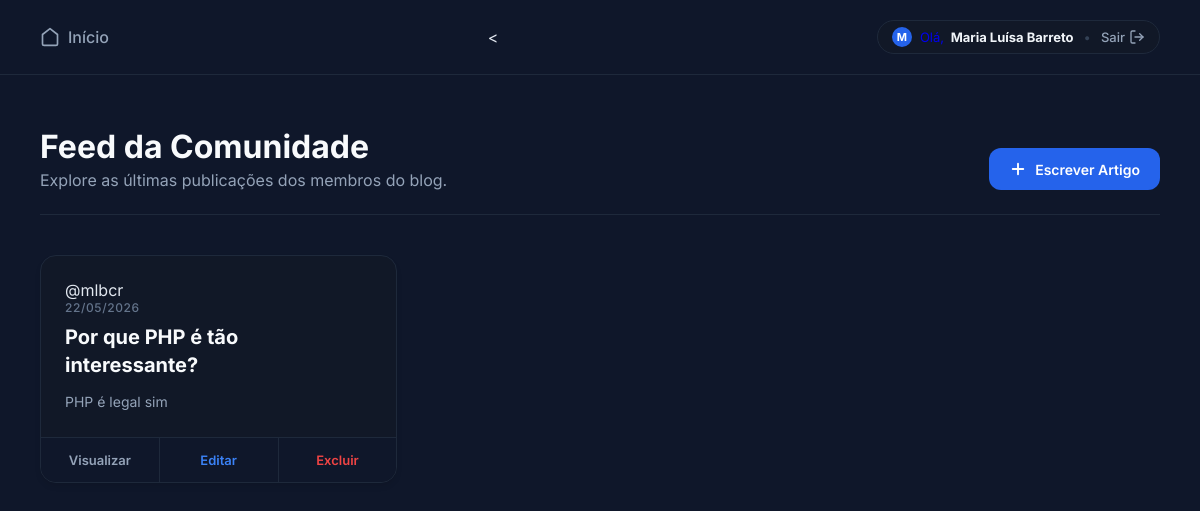
The app's page /cms/admin/index.php (signed in), older data.
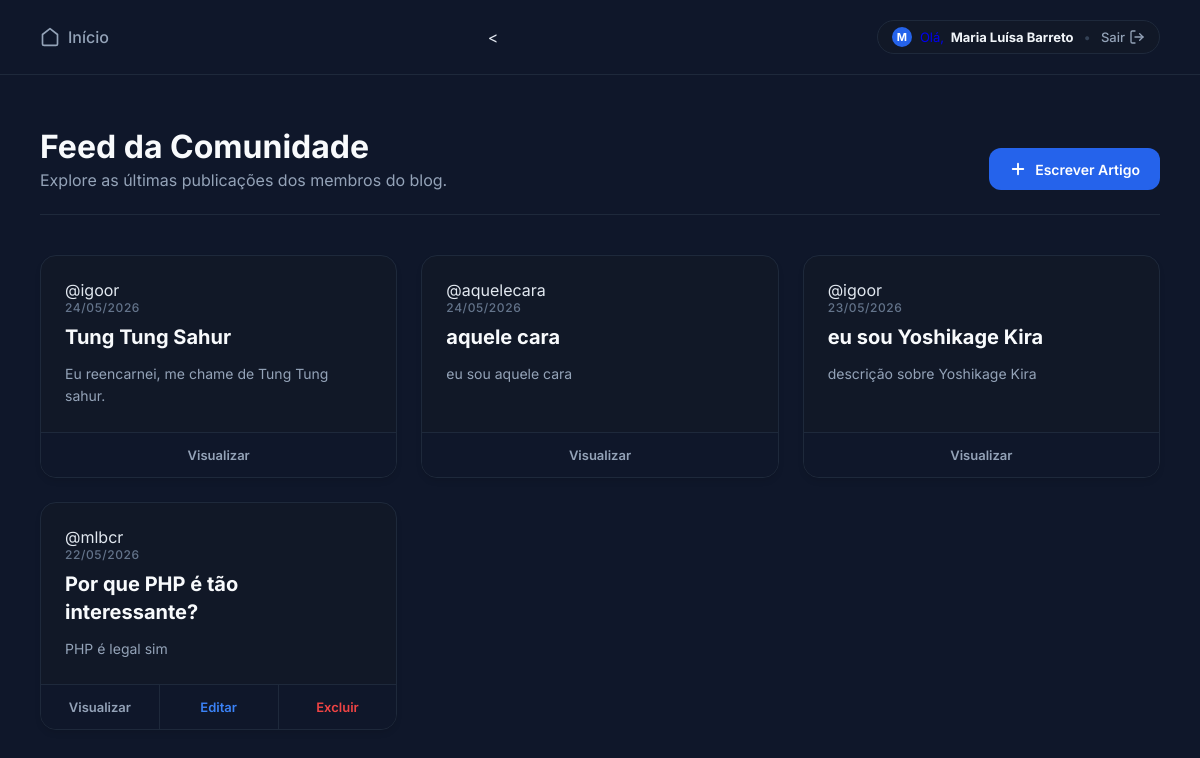
The same page, newer data.
### tables this page shows
CREATE TABLE `posts` (
  `id` int(11) NOT NULL,
  `usuario_id` int(11) NOT NULL,
  `data_publicacao` timestamp NOT NULL DEFAULT current_timestamp(),
  `titulo` varchar(255) NOT NULL,
  `resumo` text NOT NULL,
  `conteudo` mediumtext NOT NULL
);

CREATE TABLE `usuarios` (
  `id` int(11) NOT NULL,
  `nome` varchar(100) NOT NULL,
  `foto` varchar(255) DEFAULT NULL,
  `banner` varchar(255) DEFAULT NULL,
  `biografia` text DEFAULT NULL,
  `data_nascimento` date DEFAULT NULL,
  `genero` varchar(50) DEFAULT NULL,
  `username` varchar(50) NOT NULL,
  `email` varchar(100) NOT NULL,
  `senha` varchar(255) NOT NULL,
  `criado_em` timestamp NOT NULL DEFAULT current_timestamp()
);

### cms/admin/index.php (the view, shortened to what this page needs)
<?php
require_once("../config/database.php");
include("../includes/header.php");
$id_logado = $_SESSION["usuario_id"];
$sql = "SELECT posts.*, usuarios.username AS autor_username
        FROM posts
        INNER JOIN usuarios ON posts.usuario_id = usuarios.id
        ORDER BY posts.id DESC";
$resultado = mysqli_query($conn, $sql);
?>
<main class="conteudo-admin">
    <div class="topo-pagina-atualizada">
        <div>
            <h2>Feed da Comunidade</h2>
            <p>Explore as últimas publicações dos membros do blog.</p>
        </div>
        <a href="criar-post.php" class="botao-primario acao-novo-artigo">
            <svg width="18" height="18" viewBox="0 0 24 24" fill="none" stroke="currentColor" stroke-width="2.5" stroke-linecap="round" stroke-linejoin="round"><line x1="12" y1="5" x2="12" y2="19"></line><line x1="5" y1="12" x2="19" y2="12"></line></svg>
            Escrever Artigo
        </a>
    </div>
    <div class="posts-grid">
        <?php while ($post = mysqli_fetch_assoc($resultado)) : ?>
            <div class="post-card">
                <div class="post-card-body">
                    <div class="post-header-info">
                        <span class="post-autor">@<?= htmlspecialchars($post['autor_username']); ?></span>
                        <span class="post-meta"><?= date('d/m/Y', strtotime($post['data_publicacao'])); ?></span>
                    </div>
                    <h3 class="post-titulo"><?= htmlspecialchars($post['titulo']); ?></h3>
                    <p class="post-resumo"><?= htmlspecialchars($post['resumo']); ?></p>
                </div>
                <div class="post-card-acoes">
                    <a href="visualizar-post.php?id=<?= $post['id']; ?>" class="btn-acao btn-ver">
                        Visualizar
                    </a>
                    <?php if ($post['usuario_id'] == $id_logado): ?>
                        <a href="editar-post.php?id=<?= $post['id']; ?>" class="btn-acao btn-editar">
                            Editar
                        </a>
                        <a href="excluir-post.php?id=<?= $post['id']; ?>" class="btn-acao btn-excluir" onclick="return confirm('Tem certeza que deseja excluir seu artigo?')">
                            Excluir
                        </a>
                    <?php endif; ?>
                </div>
            </div>
        <?php endwhile; ?>
    </div>
</main>
<?php include("../includes/footer.php"); ?>

### cms/includes/header.php (shortened to what this page needs)
<!DOCTYPE html>
<html lang="pt-BR">
<head>
    <link rel="stylesheet" href="/cms/assets/css/global.css">
    <link rel="stylesheet" href="/cms/assets/css/admin.css">
</head>
<body>
    <?php
    include("topo.php"); ?>
</body>
<div class="layout-admin">

### cms/includes/topo.php
<header class="header-global" style="display: flex; justify-content: space-between; align-items: center; padding: 20px 40px; background: #0f172a; border-bottom: 1px solid #1e293b;">
    <a href="../admin/index.php" style="color: #94a3b8; text-decoration: none; font-weight: 500; display: flex; align-items: center; gap: 8px;">
        <svg width="20" height="20" viewBox="0 0 24 24" fill="none" stroke="currentColor" stroke-width="2" stroke-linecap="round" stroke-linejoin="round"><path d="M3 9l9-7 9 7v11a2 2 0 0 1-2 2H5a2 2 0 0 1-2-2z"></path></svg>
        Início
    </a>
    <<div class="user-badge">
        <div class="user-avatar">
            <?= isset($_SESSION["usuario_nome"]) ? strtoupper(substr($_SESSION["usuario_nome"], 0, 1)) : 'U'; ?>
        </div>
        <a href="../admin/perfil.php?u=<?= urlencode($_SESSION['usuario_username'] ?? ''); ?>" class="btn-perfil">
            <span>Olá, <strong><?= htmlspecialchars($_SESSION["usuario_nome"] ?? 'Visitante'); ?></strong></span>
        </a>
        <span class="divider">•</span>
        <a href="../processes/logout.php" class="btn-logout" title="Sair do sistema">
            <span>Sair</span>
            <svg width="16" height="16" viewBox="0 0 24 24" fill="none" stroke="currentColor" stroke-width="2" stroke-linecap="round" stroke-linejoin="round"><path d="M9 21H5a2 2 0 0 1-2-2V5a2 2 0 0 1 2-2h4"></path><polyline points="16 17 21 12 16 7"></polyline><line x1="21" y1="12" x2="9" y2="12"></line></svg>
        </a>
    </div>
</header>

### cms/includes/footer.php (shortened to what this page needs)
</div>
</body>
</html>

### cms/assets/css/global.css (style rules this page uses)
* { margin: 0; padding: 0; box-sizing: border-box; }
body { font-family: 'Inter', sans-serif; background: #0f172a; color: #e2e8f0; }
a { text-decoration: none; }

### cms/assets/css/admin.css (style rules this page uses)
.layout-admin { display: flex; min-height: 100vh; }
.conteudo-admin { flex: 1; padding: 40px; }
.topo-pagina, .topo-pagina-atualizada { display: flex; justify-content: space-between; align-items: flex-end; margin-bottom: 40px; border-bottom: 1px solid #1e293b; padding-bottom: 24px; flex-wrap: wrap; gap: 20px; }
.topo-pagina h2, .topo-pagina-atualizada h2 { font-size: 32px; font-weight: 700; color: #f8fafc; margin-top: 12px; margin-bottom: 4px; }
.topo-pagina p, .topo-pagina-atualizada p { color: #94a3b8; }
.user-badge { display: flex; align-items: center; background: #111827; border: 1px solid #1e293b; padding: 6px 14px; border-radius: 9999px; font-size: 13px; color: #94a3b8; width: fit-content; }
.user-avatar { width: 20px; height: 20px; background: #2563eb; color: white; border-radius: 50%; display: flex; align-items: center; justify-content: center; font-size: 11px; font-weight: 700; margin-right: 8px; }
.user-badge strong { color: #f1f5f9; margin-left: 3px; }
.user-badge .divider { margin: 0 10px; color: #334155; }
.botao-primario, .acao-novo-artigo { background: #2563eb; color: white; border: none; border-radius: 12px; padding: 16px 22px; font-size: 15px; font-weight: 600; cursor: pointer; transition: 0.2s; display: inline-flex; align-items: center; gap: 8px; height: fit-content; }
.acao-novo-artigo { padding: 12px 20px; font-size: 14px; }
.btn-logout { color: #94a3b8; display: flex; align-items: center; gap: 4px; font-weight: 500; transition: color 0.2s; }
.posts-grid { display: grid; grid-template-columns: repeat(auto-fill, minmax(320px, 1fr)); gap: 24px; }
.post-card { background: #111827; border: 1px solid #1e293b; border-radius: 16px; display: flex; flex-direction: column; justify-content: space-between; overflow: hidden; box-shadow: 0 4px 6px -1px rgba(0, 0, 0, 0.1); transition: all 0.2s ease-in-out; }
.post-card-body { padding: 24px; }
.post-meta { font-size: 12px; color: #64748b; font-weight: 500; text-transform: uppercase; letter-spacing: 0.05em; display: block; margin-bottom: 8px; }
.post-titulo { font-size: 20px; font-weight: 700; color: #f8fafc; margin-bottom: 12px; line-height: 1.4; }
.post-resumo { font-size: 14px; color: #94a3b8; line-height: 1.6; }
.post-card-acoes { display: flex; border-top: 1px solid #1e293b; background: #0f172a; }
.btn-acao { flex: 1; text-align: center; padding: 14px; font-size: 13px; font-weight: 600; transition: background 0.2s; }
.btn-ver { color: #94a3b8; }
.btn-editar { color: #3b82f6; border-left: 1px solid #1e293b; border-right: 1px solid #1e293b; }
.btn-excluir { color: #ef4444; }

Row changes from the older to the newer data that the page shows:
added posts: usuario.username "igoor", data_publicacao "24/05/2026", titulo "Tung Tung Sahur", resumo "Eu reencarnei, me chame de Tung Tung sahur."
added posts: usuario.username "aquelecara", data_publicacao "24/05/2026", titulo "aquele cara", resumo "eu sou aquele cara"
added posts: usuario.username "igoor", data_publicacao "23/05/2026", titulo "eu sou Yoshikage Kira", resumo "descrição sobre Yoshikage Kira"
